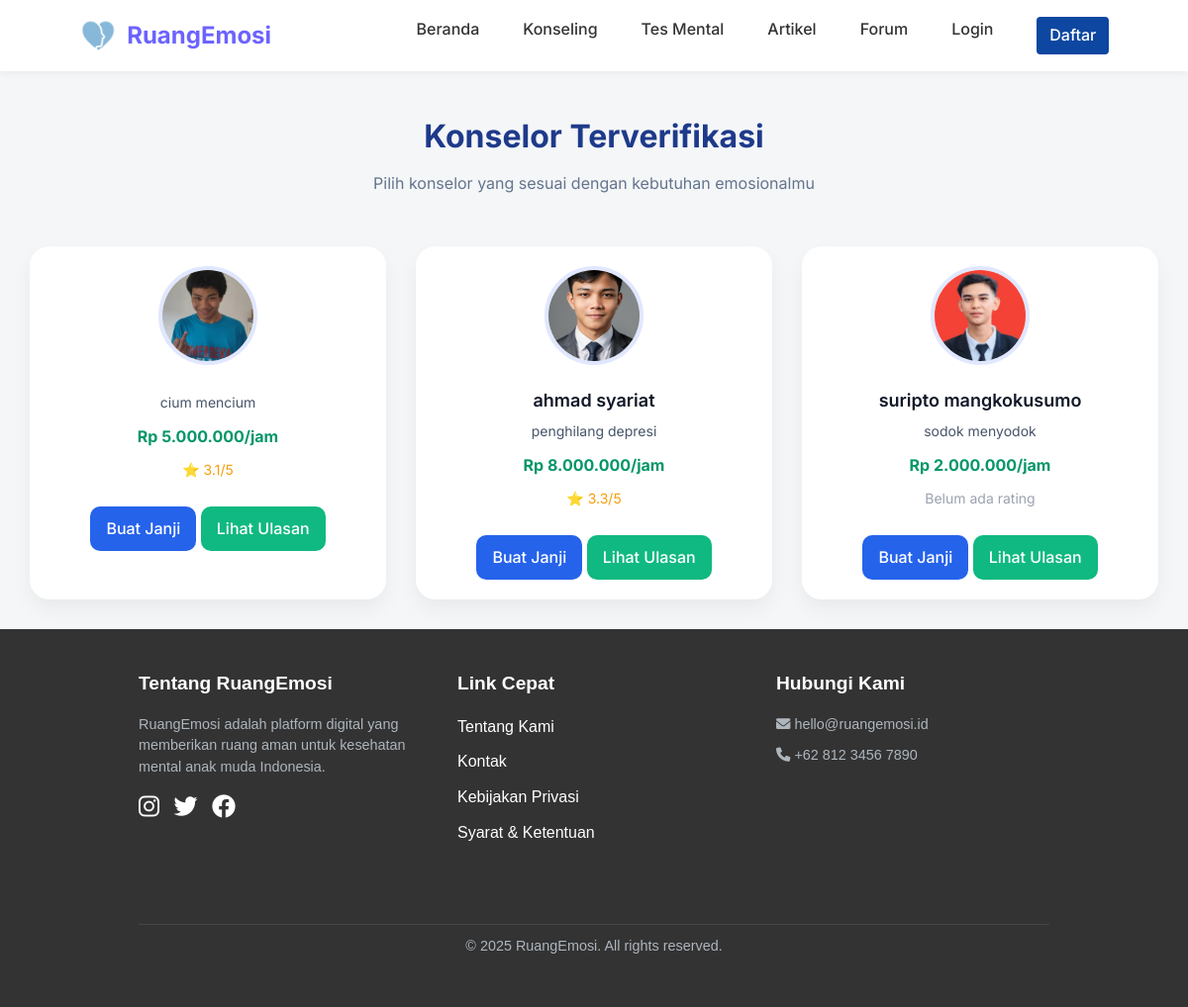
The page /consultation/index.php on the database its author committed.
### tables this page shows
CREATE TABLE `counselors` (
  `counselor_id` int NOT NULL,
  `user_id` int NOT NULL,
  `specialization` varchar(100) NOT NULL,
  `qualifications` text NOT NULL,
  `experience` text,
  `availability` text,
  `rating` decimal(3,1) DEFAULT '0.0',
  `session_count` int DEFAULT '0',
  `hourly_rate` decimal(10,2) DEFAULT '0.00',
  `certificate_path` varchar(255) DEFAULT NULL,
  `photo` varchar(255) DEFAULT NULL
);

CREATE TABLE `users` (
  `user_id` int NOT NULL,
  `username` varchar(50) NOT NULL,
  `email` varchar(100) NOT NULL,
  `password` varchar(255) NOT NULL,
  `full_name` varchar(100) DEFAULT NULL,
  `birth_date` date DEFAULT NULL,
  `gender` enum('L','P','Lainnya') DEFAULT NULL,
  `is_anonymous` tinyint(1) DEFAULT '1',
  `is_counselor` tinyint(1) DEFAULT '0',
  `bio` text,
  `profile_pic` varchar(255) DEFAULT NULL,
  `created_at` timestamp NULL DEFAULT CURRENT_TIMESTAMP,
  `updated_at` timestamp NULL DEFAULT CURRENT_TIMESTAMP ON UPDATE CURRENT_TIMESTAMP,
  `is_admin` tinyint(1) DEFAULT '0',
  `remember_token` varchar(64) DEFAULT NULL,
  `remember_token_expiry` datetime DEFAULT NULL,
  `reset_token` varchar(64) DEFAULT NULL,
  `reset_token_expiry` datetime DEFAULT NULL,
  `reset_attempts` int DEFAULT '0',
  `status` enum('active','pending') DEFAULT 'active',
  `profile_image` varchar(255) DEFAULT 'default.png'
);

### includes/functions.php (called while the page is built, shortened)
<?php
function is_logged_in()
{
    return isset($_SESSION['user_id']);
}
function is_admin()
{
    return isset($_SESSION['is_admin']) && $_SESSION['is_admin'];
    return isset($_SESSION['role']) && $_SESSION['role'] === 'admin';
}
?>

### consultation/index.php (the view, shortened to what this page needs)
<?php
include '../includes/header.php';
$query = "
    SELECT c.counselor_id, c.specialization, c.hourly_rate, c.photo,
           u.full_name, AVG(con.rating) AS average_rating
    FROM counselors c
    JOIN users u ON c.user_id = u.user_id
    LEFT JOIN consultations con ON c.counselor_id = con.counselor_id AND con.rating IS NOT NULL
    GROUP BY c.counselor_id
";
$result = $conn->query($query);
?>
<!DOCTYPE html>
<html lang="id">
<head>
</head>
<body>
    <div class="page-header">
        <h1>Konselor Terverifikasi</h1>
        <p>Pilih konselor yang sesuai dengan kebutuhan emosionalmu</p>
    </div>
    <?php if ($result && $result->num_rows > 0): ?>
        <div class="counselor-grid">
            <?php while ($row = $result->fetch_assoc()): ?>
                <div class="card">
                    <img src="../<?= htmlspecialchars($row['photo']) ?>" alt="Foto Konselor" class="profile-pic">
                    <div class="name"><?= htmlspecialchars($row['full_name']) ?></div>
                    <div class="spec"><?= htmlspecialchars($row['specialization']) ?></div>
                    <div class="price">Rp <?= number_format($row['hourly_rate'], 0, ',', '.') ?>/jam</div>
                    <?php if ($row['average_rating']): ?>
                        <div class="rating">⭐ <?= number_format($row['average_rating'], 1) ?>/5</div>
                    <?php else: ?>
                        <div class="rating" style="color: #9ca3af">Belum ada rating</div>
                    <?php endif; ?>
                    <a href="schedule.php?counselor_id=<?= $row['counselor_id'] ?>" class="btn">Buat Janji</a>
                    <a href="review.php?counselor_id=<?= $row['counselor_id'] ?>" class="btn" style="background:#10b981; margin-top: 10px;">Lihat Ulasan</a>
                </div>
            <?php endwhile; ?>
        </div>
    <?php else: ?>
        <p style="text-align: center; color: gray;">Tidak ada konselor ditemukan.</p>
    <?php endif; ?>
    <?php include '../includes/footer.php'; ?>
</body>
</html>

### includes/header.php (shortened to what this page needs)
<?php
include_once 'functions.php';
?>
<!DOCTYPE html>
<html lang="id">
<head>
    <link rel="stylesheet" href="https://cdnjs.cloudflare.com/ajax/libs/font-awesome/6.0.0-beta3/css/all.min.css">
    <link rel="stylesheet" href="<?php echo BASE_URL; ?>/assets/css/style.css">
</head>
<body>
    <header class="main-header">
        <div class="container">
            <div class="logo">
                <a href="<?php echo BASE_URL; ?>">
                    <img src="<?php echo BASE_URL; ?>../assets/images/pictures/logo1.png" alt="RuangEmosi Logo">
                    <span>RuangEmosi</span>
                </a>
            </div>
            <nav class="main-nav">
                <ul>
                    <li><a href="<?php echo BASE_URL; ?>">Beranda</a></li>
                    <?php if (!is_admin()): ?>
                        <li><a href="<?php echo BASE_URL; ?>/consultation">Konseling</a></li>
                    <?php endif; ?>
                    <?php if (!is_admin()): ?>
                        <li><a href="<?php echo BASE_URL; ?>/tests/phq9.php">Tes Mental</a></li>
                    <?php endif; ?>
                    <li><a href="<?php echo BASE_URL; ?>/articles/index.php">Artikel</a></li>
                    <li><a href="<?php echo BASE_URL; ?>/forum">Forum</a></li>
                    <?php if (is_logged_in()): ?>
                        <li><a href="<?php echo BASE_URL; ?>/logout.php">Logout</a></li>
                    <?php else: ?>
                        <li><a href="<?php echo BASE_URL; ?>/login.php">Login</a></li>
                        <li><a href="<?php echo BASE_URL; ?>/register.php" class="btn btn-primary">Daftar</a></li>
                    <?php endif; ?>
                </ul>
            </nav>
        </div>
    </header>
</body>
</html>

### includes/footer.php (shortened to what this page needs)
<footer class="main-footer">
    <div class="container">
        <div class="footer-content">
            <div class="footer-section about">
                <h3>Tentang RuangEmosi</h3>
                <p>RuangEmosi adalah platform digital yang memberikan ruang aman untuk kesehatan mental anak muda Indonesia.</p>
                <div class="social-links">
                    <a href="#"><i class="fab fa-instagram"></i></a>
                    <a href="#"><i class="fab fa-twitter"></i></a>
                    <a href="#"><i class="fab fa-facebook"></i></a>
                </div>
            </div>
            <div class="footer-section links">
                <h3>Link Cepat</h3>
                <ul>
                    <li><a href="<?php echo BASE_URL; ?>/about.php">Tentang Kami</a></li>
                    <li><a href="<?php echo BASE_URL; ?>/contact.php">Kontak</a></li>
                    <li><a href="<?php echo BASE_URL; ?>/kebijakan_privasi.php">Kebijakan Privasi</a></li>
                    <li><a href="<?php echo BASE_URL; ?>/syarat_ketentuan.php">Syarat & Ketentuan</a></li>
                </ul>
            </div>
            <div class="footer-section contact">
                <h3>Hubungi Kami</h3>
                <p><i class="fas fa-envelope"></i> hello@ruangemosi.id</p>
                <p><i class="fas fa-phone"></i> +62 812 3456 7890</p>
            </div>
        </div>
        <div class="footer-bottom">
            <p>&copy; <?php echo date('Y'); ?> RuangEmosi. All rights reserved.</p>
        </div>
    </div>
</footer>
</body>
</html>

### assets/css/style.css (style rules this page uses)
:root { --primary-color: #6C63FF; --secondary-color: #4D44DB; --accent-color: #FF6584; --light-color: #F8F9FA; --dark-color: #212529; --gray-color: #6C757D; --light-gray: #E9ECEF; --success-color: #28A745; --warning-color: #FFC107; --danger-color: #DC3545; --pastel-blue: #A7C5EB; --pastel-purple: #C4A7E8; --pastel-pink: #F5C3C2; --pastel-green: #C1E1C1; }
* { margin: 0; padding: 0; box-sizing: border-box; }
body { font-family: 'Poppins', sans-serif; line-height: 1.6; color: var(--dark-color); background-color: #F9F9F9; }
.container { width: 100%; max-width: 1200px; margin: 0 auto; padding: 0 20px; }
a { text-decoration: none; color: var(--primary-color); transition: all 0.3s ease; }
.btn { display: inline-block; padding: 10px 20px; border-radius: 30px; font-weight: 500; text-align: center; cursor: pointer; transition: all 0.3s ease; border: none; }
.btn-primary { background-color: var(--primary-color); color: white; }
.main-header { background-color: white; box-shadow: 0 2px 10px rgba(0, 0, 0, 0.1); position: sticky; top: 0; z-index: 100; padding: 15px 0; }
.main-header .container { display: flex; justify-content: space-between; align-items: center; }
.logo { display: flex; align-items: center; }
.logo img { height: 40px; margin-right: 10px; }
.logo span { font-size: 1.5rem; font-weight: 700; color: var(--primary-color); }
.main-nav ul { display: flex; list-style: none; }
.main-nav li { margin-left: 20px; }
.main-nav a { color: var(--dark-color); font-weight: 500; }
.main-footer { background-color: var(--dark-color); color: white; padding: 60px 0 20px; }
.footer-content { display: grid; grid-template-columns: repeat(auto-fit, minmax(250px, 1fr)); gap: 40px; margin-bottom: 40px; }
.footer-section h3 { font-size: 1.2rem; margin-bottom: 20px; color: white; }
.footer-section p, .footer-section a { color: #ADB5BD; margin-bottom: 10px; display: block; }
.social-links a { display: inline-block; margin-right: 15px; font-size: 1.2rem; }
.footer-bottom { text-align: center; padding-top: 20px; border-top: 1px solid #495057; color: #ADB5BD; font-size: 0.9rem; }

### includes/header.php (style rules this page uses)
* { margin: 0; padding: 0; box-sizing: border-box; }
body { font-family: 'Poppins', sans-serif; line-height: 1.6; color: #333; background-color: #f8f9fa; }
.container { width: 90%; max-width: 1200px; margin: 0 auto; }
.main-header { background-color: #fff; box-shadow: 0 2px 8px rgba(0, 0, 0, 0.05); padding: 1rem 0; position: sticky; top: 0; z-index: 999; }
.logo a { display: flex; align-items: center; text-decoration: none; font-weight: 300; font-size: 1.0rem; color: #0d47a1; }
.logo img { height: 40px; margin-right: 10px; }
.main-nav ul { list-style: none; display: flex; gap: 1.5rem; }
.main-nav a { text-decoration: none; color: #333; font-weight: 500; }
.main-nav .btn-primary { background-color: #0d47a1; color: #fff; padding: 0.4rem 0.8rem; border-radius: 4px; }
.btn { padding: 0.75rem 1.5rem; border: none; border-radius: 5px; font-weight: 500; text-decoration: none; display: inline-block; }
.btn-primary { background-color: #0d47a1; color: #fff; }

### consultation/index.php (style rules this page uses)
body { font-family: 'Inter', sans-serif; background: #f4f6f8; margin: 0; padding: 0; }
.page-header { text-align: center; padding: 40px 20px 20px; }
.page-header h1 { font-size: 32px; color: #1e3a8a; margin-bottom: 10px; }
.page-header p { color: #64748b; font-size: 16px; }
.counselor-grid { display: grid; grid-template-columns: repeat(auto-fit, minmax(280px, 1fr)); gap: 30px; padding: 30px; max-width: 1200px; margin: 0 auto; }
.card { background: white; border-radius: 20px; box-shadow: 0 10px 20px rgba(0, 0, 0, 0.05); padding: 20px; text-align: center; transition: transform 0.3s; }
.profile-pic { width: 100px; height: 100px; border-radius: 50%; object-fit: cover; margin-bottom: 15px; border: 4px solid #e0e7ff; }
.name { font-size: 18px; font-weight: 600; color: #111827; margin-bottom: 5px; }
.spec { font-size: 14px; color: #475569; margin-bottom: 10px; }
.price { font-weight: bold; color: #059669; margin-bottom: 10px; }
.rating { font-size: 14px; color: #f59e0b; margin-bottom: 15px; }
.btn { display: inline-block; padding: 10px 16px; background: #2563eb; color: white; border-radius: 10px; text-decoration: none; font-weight: 500; transition: background 0.2s; }

### rows shown on the page
counselors: photo (picture), specialization "cium mencium", hourly_rate "5.000.000", average_rating "3.1"
counselors: photo (picture), user.full_name "ahmad syariat", specialization "penghilang depresi", hourly_rate "8.000.000", average_rating "3.3"
counselors: photo (picture), user.full_name "suripto mangkokusumo", specialization "sodok menyodok", hourly_rate "2.000.000", shows "Belum ada rating"
